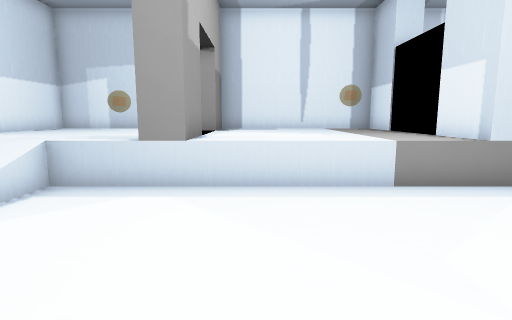
[1] (above)

14 first-person views from a walk through a 3-D level made in the Godot game engine. The camera is 1.5 m above the floor, tilts 8° down and sees 80° across. Doors that lead somewhere are drawn open, without their leaves. The floor is counted in squares, 1 m on a side. Each view is taken from the middle of a square. On the plan, view 1 faces up. The plan holds only what a view shows up to about 15 squares ahead; the rest is blank. The place goes on beyond the plan.

[2]
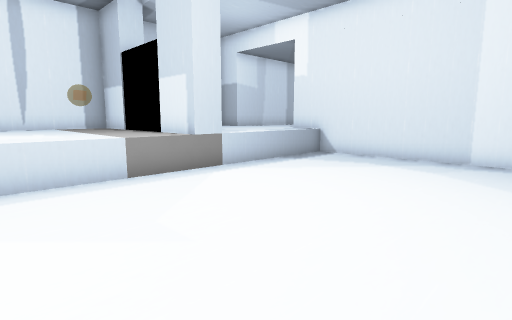

[3]
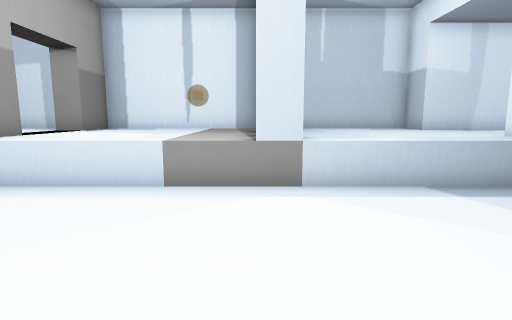

[4]
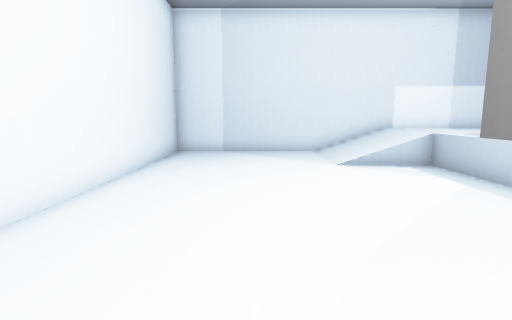

[5]
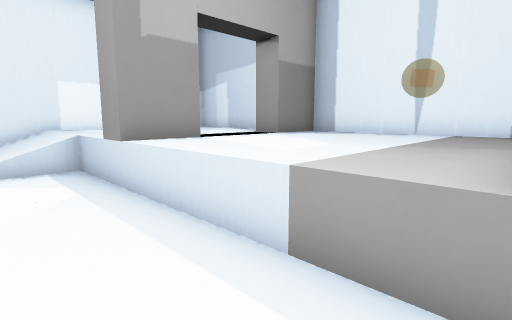

[6]
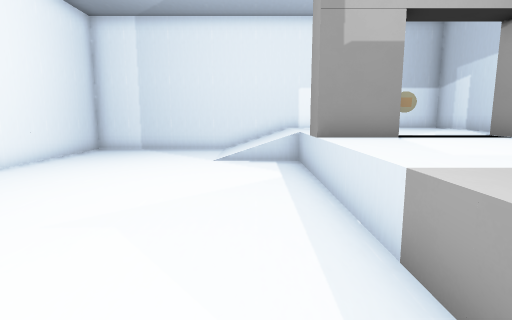

[7]
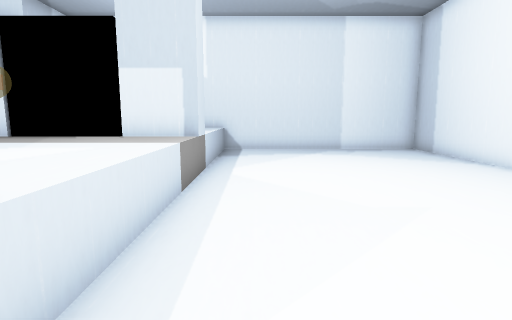

[8]
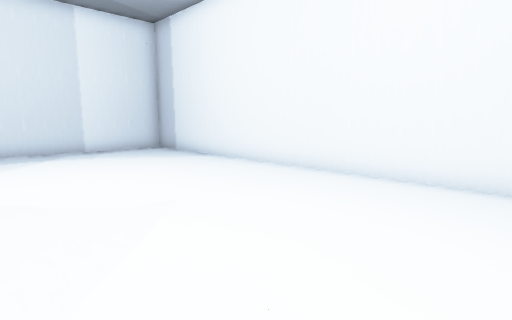

[9]
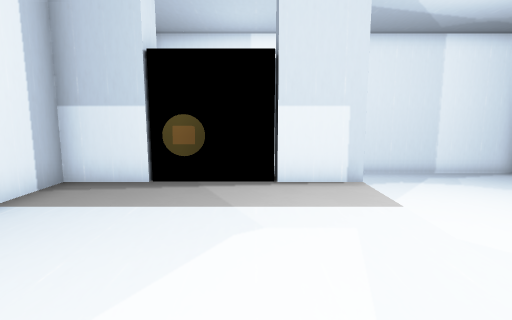

[10]
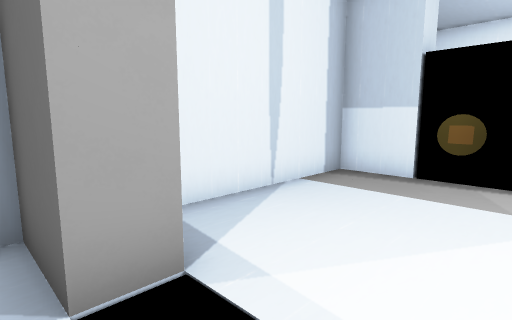

[11]
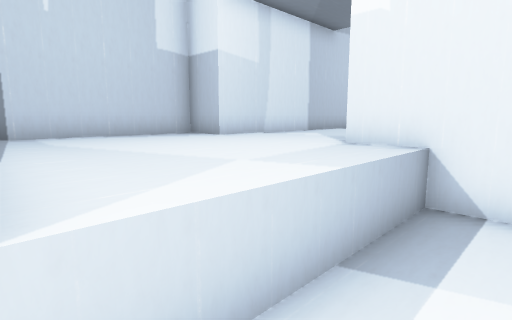

[12]
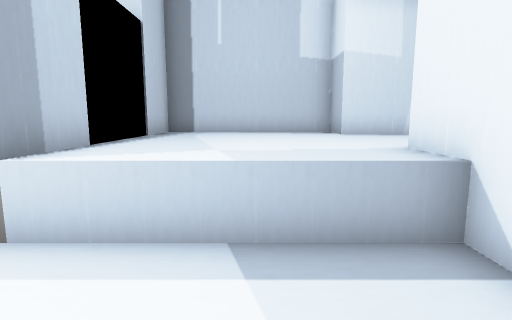

[13]
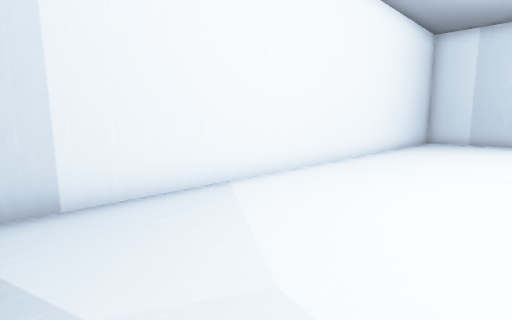

[14]
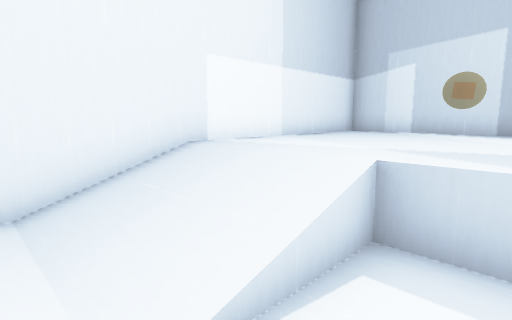

### Floor plan
Key: @ floor where view 1 was taken; # wall or solid block; . main floor; : floor 1 m higher than the main floor; / step, stairs or slope; ^ raised ledge; B box; O other object.
Columns run from 9 left of view 1 to 14 right of it. Each row starts with its distance up from view 1.
 14 ######################
 13 #::::::BB^^^^BB#^^^^^#
 12 #::::::BB^^^BBB#^^^^^###
 11 #:::::::^^^^BBBO^^^^^^^^
 10 #:::::::^^^^BBB ^^^^^^^^
  9 #:::::::^^^^BBBO^^^^^^^^
  8 #::::::BB^^^BBB#^^^^^#
  7 #::::::BB^^^BBB#^^^^^#
  6 #////................#
  5 #////................#
  4 #////................#
  3 #....................#
  2 #....................#
  1 #....................#
  0 #........@...........#
 -1 #....................#
 -2 #....................#
 -3 ######################

Where each view was taken, in squares from view 1:
view 1: 0 up, 0 right, facing up
view 2: 1 down, 0 right, facing up-right
view 3: 0 up, 5 right, facing up
view 4: 1 up, 5 right, facing left
view 5: 4 up, 5 right, facing up-left
view 6: 5 up, 6 right, facing left
view 7: 5 up, 3 left, facing right
view 8: 5 up, 3 left, facing down-right
view 9: 9 up, 2 left, facing right
view 10: 9 up, 3 left, facing up-right
view 11: 5 up, 6 right, facing up-right
view 12: 3 up, 9 right, facing up
view 13: 3 up, 11 right, facing down-left
view 14: 3 up, 3 left, facing up-left
